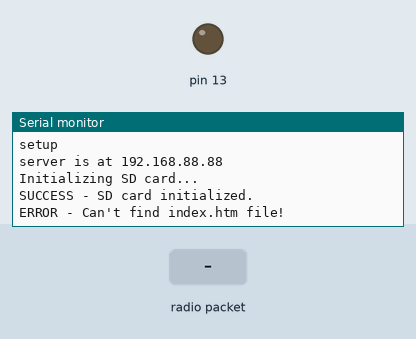
Recording of a sketch running on a simulated Arduino Mega 2560, built with avr-gcc and run on an emulated ATmega2560. Shown: output pins drawn as LEDs (lit = HIGH), the last lines printed to the serial monitor. The inputs (shaded band) are chosen by the test bench. WiFi joins after 1.5 s; servers stay silent unless stated; storage starts empty; no radio packets arrive unless stated.

Above: at 1.2 s.
1.3 s: radio packet "1" arrives
At 1.37 s:
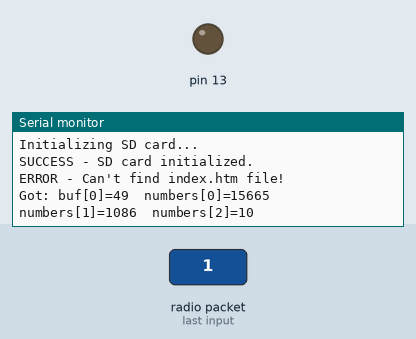
At 2.2 s:
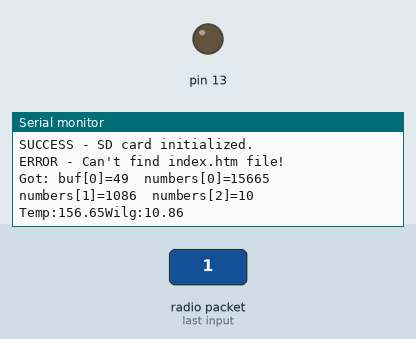

The sketch:

Mega_Odbiornik_v1_zwifi_-_Copy.ino
```cpp
//30.08 testowanie
//9.10.2015 proba zmieszania z sd

#include <VirtualWire.h>
#include <SPI.h>
#include <Ethernet.h>
#include <SD.h>

const int led_pin = 6;
//const int transmit_pin = 12;
const int receive_pin = 22;
const int transmit_en_pin = 3;

int zmienna[3];
float temp =0;
float wilg =0;
char c;
//Wifi:////////////////////

byte mac[] = {
  0xDE, 0xAD, 0xCE, 0xEF, 0xFE, 0xED
};
IPAddress ip(192, 168, 88, 88);

// Initialize the Ethernet server library
// with the IP address and port you want to use
// (port 80 is default for HTTP):
EthernetServer server(80);


////////////////////////////
//SD:
File webFile;

///


void setup()
{
    Serial.begin(9600);	// Debugging only
    Serial.println("setup");
    pinMode(13,OUTPUT);
    pinMode(receive_pin,INPUT);

    // Initialise the IO and ISR
    //vw_set_tx_pin(transmit_pin);
    vw_set_rx_pin(receive_pin);
    vw_set_ptt_pin(transmit_en_pin);
    vw_set_ptt_inverted(true); // Required for DR3100
    vw_setup(2000);	 // Bits per sec

    vw_rx_start();       // Start the receiver PLL running

    ////Wifi://////////////

  // start the Ethernet connection and the server:
  Ethernet.begin(mac, ip);
  server.begin();
  Serial.print("server is at ");
  Serial.println(Ethernet.localIP());

  ////////////////////////////
  //SD:
   Serial.println("Initializing SD card...");
    if (!SD.begin(4)) {
        Serial.println("ERROR - SD card initialization failed!");
        return;    // init failed
    }
    Serial.println("SUCCESS - SD card initialized.");
    // check for index.htm file
    if (!SD.exists("index.htm")) {
        Serial.println("ERROR - Can't find index.htm file!");
        return;  // can't find index file
    }
    Serial.println("SUCCESS - Found index.htm file.");


  //////////////////////////
}

void loop()
{
    uint8_t buf[VW_MAX_MESSAGE_LEN];
    uint8_t buflen = VW_MAX_MESSAGE_LEN;

    if (vw_get_message(buf, &buflen)) // Non-blocking
    {
	int i;

        digitalWrite(led_pin, HIGH); // Flash a light to show received good message
	// Message with a good checksum received, print it.
	Serial.print("Got: ");

	for (i = 0; i < buflen; i++)
	{
     Serial.print("buf[");
     Serial.print(i, DEC);
     Serial.print("]=");
     Serial.print(buf[i], DEC);
     Serial.print("  ");
	}

 for (int i = 0; i < 3; i++)
   {
     zmienna[i] = word(buf[i*2+1], buf[i*2]);
     Serial.print("numbers[");
     Serial.print(i, DEC);
     Serial.print("]=");
     Serial.print(zmienna[i], DEC);
     Serial.print("  ");
   }
	Serial.println();
        digitalWrite(led_pin, LOW);
            temp=zmienna[0];
    wilg=zmienna[1];
    temp=temp/100;
    wilg=wilg/100;
    Serial.print("Temp:");
    Serial.print(temp);
    Serial.print("Wilg:");
    Serial.println(wilg);
    }


    ////Wifi:////////
     // listen for incoming clients
  EthernetClient client = server.available();
  if (client) {
    Serial.println("new client");
    // an http request ends with a blank line
    boolean currentLineIsBlank = true;
    while (client.connected()) {
      if (client.available()) {
        c = client.read();
        Serial.write(c);
        // if you've gotten to the end of the line (received a newline
        // character) and the line is blank, the http request has ended,
        // so you can send a reply
        if (c == '\n' && currentLineIsBlank) {

          /////////////////////////////////////
          // send a standard http response header
          client.println("HTTP/1.1 200 OK");
          client.println("Content-Type: text/html");
          client.println("Connection: close");  // the connection will be closed after completion of the response
          client.println("Refresh: 5");  // refresh the page automatically every 5 sec
          client.println();
          client.println("<!DOCTYPE HTML>");
          client.println("<meta charset='ISO-8859-1'>");
          client.println("<html>");

                    webFile = SD.open("index.htm");        // open web page file
                    if (webFile) {
                        while(webFile.available()) {
                            client.write(webFile.read()); // send web page to client
                        }
                        webFile.close();
                    }


          // output the value of each analog input pin
         // for (int analogChannel = 0; analogChannel < 6; analogChannel++) {
           // int sensorReading = analogRead(analogChannel);

            client.print("Temperatura: ");
            client.println(temp);
            client.println("<br />");
            client.print("Wilgotność: ");
            client.println(wilg);
            client.println("<br />");

          client.println("</html>");
          break;
        }
        if (c == '\n') {
          // you're starting a new line
          currentLineIsBlank = true;
        }
        else if (c != '\r') {
          // you've gotten a character on the current line
          currentLineIsBlank = false;
        }
      }
    }
    // give the web browser time to receive the data
    delay(1);
    // close the connection:
    client.stop();
    Serial.println("client disconnected");
  }

  }
  ////////////////////
```

Measured:
- after the input at 1.3 s, the serial monitor: prints a new line at once (image 1)
